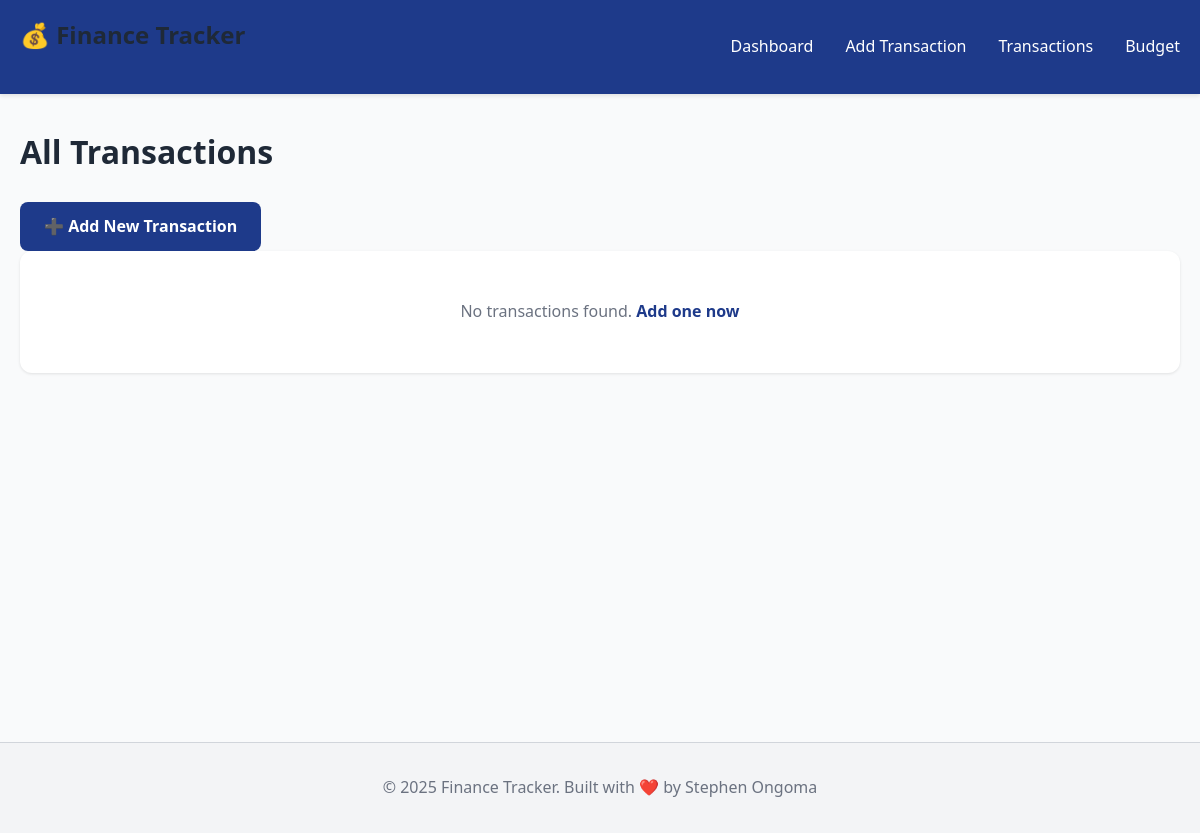
Page /transactions on the earlier database version.
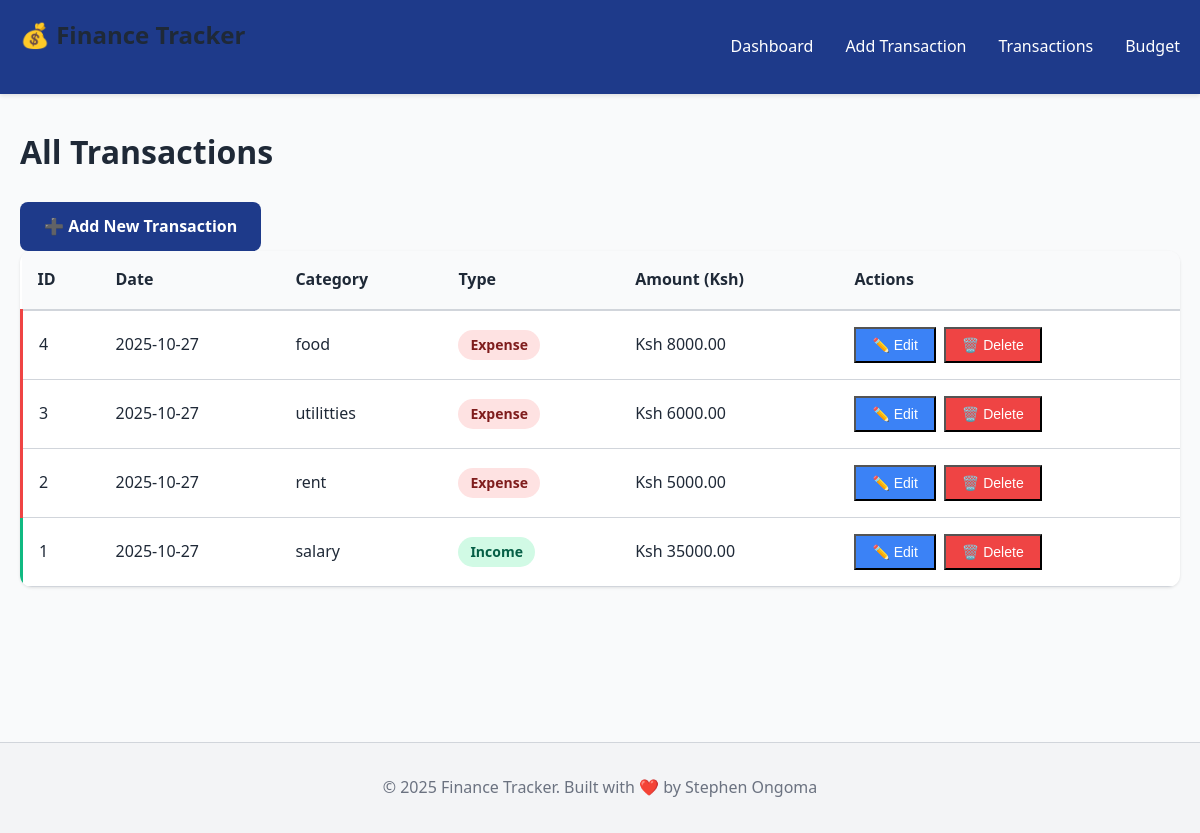
Same page on the later database version.
### tables this page shows
CREATE TABLE transactions (
            id INTEGER PRIMARY KEY AUTOINCREMENT,
            type TEXT NOT NULL,
            category TEXT NOT NULL,
            amount REAL NOT NULL,
            date TEXT NOT NULL
        );

### app.py (the view)
@app.route('/transactions')
def transactions():
    all_transactions = get_all_transactions()
    return render_template('transactions.html', transactions=all_transactions)

### database.py (called while the page is built)
def connect():
    os.makedirs("data", exist_ok=True)
    conn = sqlite3.connect(DB_NAME)
    return conn

def get_all_transactions():
    conn = connect()
    cursor = conn.cursor()
    cursor.execute("""
        SELECT id, date, category, amount, type
        FROM transactions
        ORDER BY date DESC
    """)
    results = cursor.fetchall()
    conn.close()
    return results

### templates/transactions.html (shortened to what this page needs)
{% extends "base.html" %}
{% block content %}
<div class="transactions-page">
    <h1>All Transactions</h1>
    <div class="transactions-controls">
        <a href="{{ url_for('add_page') }}" class="btn btn-primary">➕ Add New Transaction</a>
    </div>
    {% if transactions %}
    <div class="transactions-table-container">
        <table class="transactions-table">
            <thead>
                <tr>
                    <th>ID</th>
                    <th>Date</th>
                    <th>Category</th>
                    <th>Type</th>
                    <th>Amount (Ksh)</th>
                    <th>Actions</th>
                </tr>
            </thead>
            <tbody>
                {% for trans_id, date, category, amount, trans_type in transactions %}
                <tr class="{% if trans_type == 'income' %}income-row{% else %}expense-row{% endif %}" data-id="{{ trans_id }}">
                    <td>{{ trans_id }}</td>
                    <td>{{ date.split(' ')[0] }}</td>
                    <td>{{ category }}</td>
                    <td><span class="type-badge">{{ trans_type.capitalize() }}</span></td>
                    <td>Ksh {{ "%.2f"|format(amount) }}</td>
                    <td class="actions">
                        <button onclick="editTransaction({{ trans_id }})" class="btn-small btn-edit">✏️ Edit</button>
                        <button onclick="deleteTransaction({{ trans_id }})" class="btn-small btn-delete">🗑️ Delete</button>
                    </td>
                </tr>
                {% endfor %}
            </tbody>
        </table>
    </div>
    {% else %}
    <div class="empty-state">
        <p>No transactions found. <a href="{{ url_for('add_page') }}">Add one now</a></p>
    </div>
    {% endif %}
</div>
{% endblock %}

### templates/base.html (shortened to what this page needs)
<!DOCTYPE html>
<html lang="en">
<head>
    <link rel="stylesheet" href="{{ url_for('static', filename='css/style.css') }}">
</head>
<body>
    <nav class="navbar">
        <div class="container">
            <div class="navbar-brand">
                <h1>💰 Finance Tracker</h1>
            </div>
            <ul class="navbar-menu">
                <li><a href="{{ url_for('index') }}" class="nav-link">Dashboard</a></li>
                <li><a href="{{ url_for('add_page') }}" class="nav-link">Add Transaction</a></li>
                <li><a href="{{ url_for('transactions') }}" class="nav-link">Transactions</a></li>
                <li><a href="{{ url_for('budget') }}" class="nav-link">Budget</a></li>
            </ul>
        </div>
    </nav>
    <main class="main-content">
        <div class="container">
            {% block content %}{% endblock %}
        </div>
    </main>
    <footer class="footer">
        <div class="container">
            <p>&copy; 2025 Finance Tracker. Built with ❤️ by Stephen Ongoma</p>
        </div>
    </footer>
</body>
</html>

### static/css/style.css (style rules this page uses)
* { margin: 0; padding: 0; box-sizing: border-box; }
:root { --primary-color: #1E3A8A; --secondary-color: #EFF6FF; --success-color: #10B981; --danger-color: #EF4444; --warning-color: #F59E0B; --text-color: #1F2937; --border-color: #D1D5DB; --light-bg: #F9FAFB; --font-family: 'Segoe UI', Tahoma, Geneva, Verdana, sans-serif; }
body { font-family: var(--font-family); background-color: var(--light-bg); color: var(--text-color); line-height: 1.6; }
.container { max-width: 1200px; margin: 0 auto; padding: 0 20px; }
.navbar { background-color: var(--primary-color); color: white; padding: 1rem 0; box-shadow: 0 2px 4px rgba(0, 0, 0, 0.1); position: sticky; top: 0; z-index: 100; }
.navbar .container { display: flex; justify-content: space-between; align-items: center; }
.navbar-brand h1 { font-size: 1.5rem; font-weight: 700; }
.navbar-menu { display: flex; list-style: none; gap: 2rem; }
.nav-link { color: white; text-decoration: none; font-weight: 500; transition: opacity 0.3s ease; }
.main-content { min-height: calc(100vh - 200px); padding: 2rem 0; }
.footer { background-color: #F3F4F6; border-top: 1px solid var(--border-color); padding: 2rem 0; text-align: center; margin-top: 3rem; color: #6B7280; }
.btn { display: inline-block; padding: 0.75rem 1.5rem; border-radius: 0.5rem; text-decoration: none; font-weight: 600; border: none; cursor: pointer; transition: all 0.3s ease; font-size: 1rem; }
.btn-primary { background-color: var(--primary-color); color: white; }
.btn-small { padding: 0.5rem 1rem; font-size: 0.875rem; }
.btn-edit { background-color: #3B82F6; color: white; }
.btn-delete { background-color: var(--danger-color); color: white; }
.transactions-table-container { background: white; border-radius: 0.75rem; box-shadow: 0 1px 3px rgba(0, 0, 0, 0.1); overflow: hidden; }
table { width: 100%; border-collapse: collapse; }
thead { background-color: var(--light-bg); border-bottom: 2px solid var(--border-color); }
th { padding: 1rem; text-align: left; font-weight: 600; color: var(--text-color); }
td { padding: 1rem; border-bottom: 1px solid var(--border-color); }
.income-row { border-left: 3px solid var(--success-color); }
.expense-row { border-left: 3px solid var(--danger-color); }
.type-badge { display: inline-block; padding: 0.25rem 0.75rem; border-radius: 9999px; font-size: 0.875rem; font-weight: 600; }
.income-row .type-badge { background-color: #D1FAE5; color: #065F46; }
.expense-row .type-badge { background-color: #FEE2E2; color: #7F1D1D; }
.actions { display: flex; gap: 0.5rem; }
h1 { font-size: 2rem; margin-bottom: 1.5rem; color: var(--text-color); }

Differences in the rows shown:
added transactions: date "2025-10-27", category "food", amount "8000.00"
added transactions: date "2025-10-27", category "utilitties", amount "6000.00"
added transactions: date "2025-10-27", category "rent", amount "5000.00"
added transactions: date "2025-10-27", category "salary", amount "35000.00"
Other differences:
text no longer shown: "No transactions found. Add one now"
text now shown: "ID Date Category Type Amount (Ksh) Actions"
